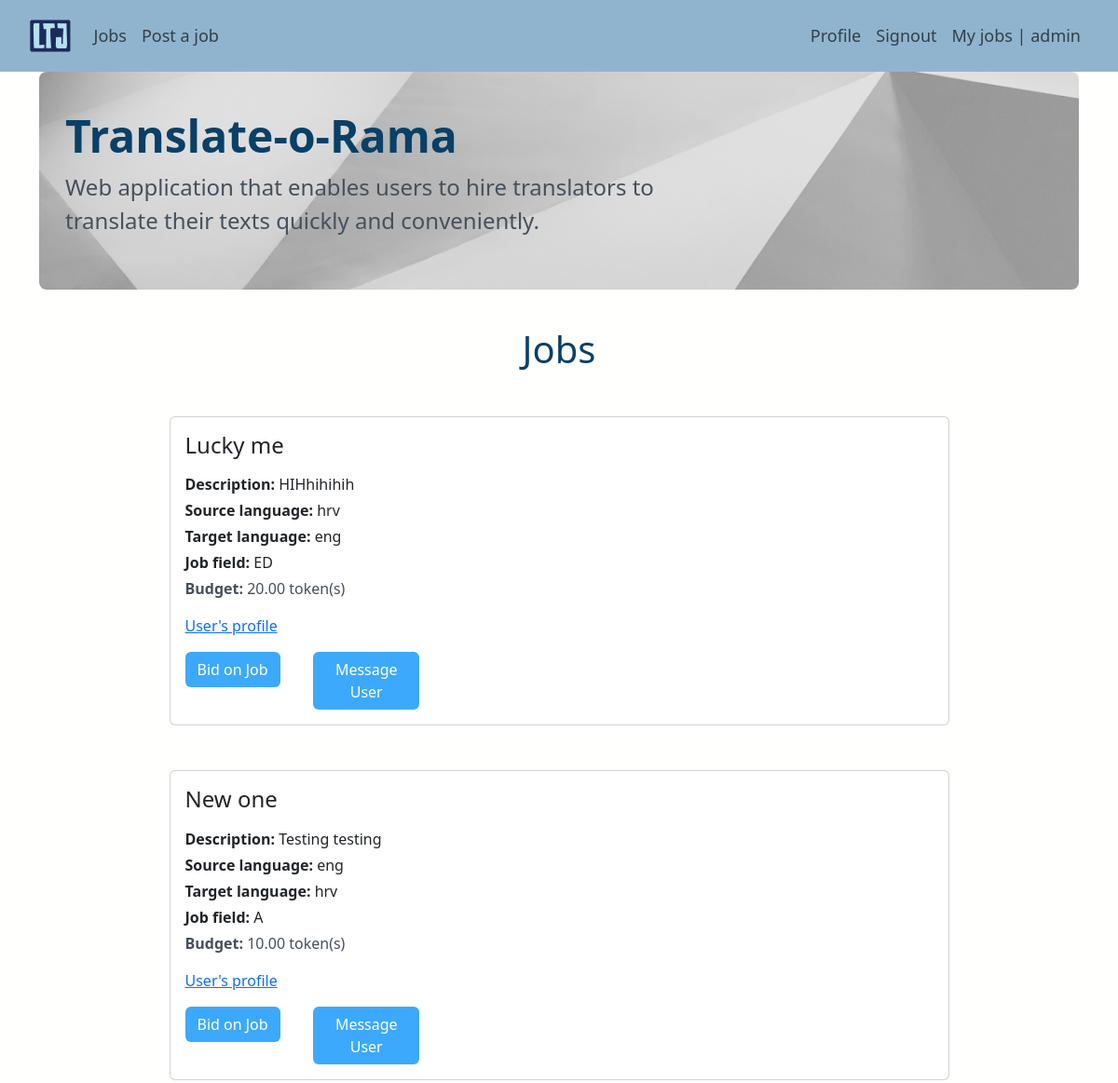
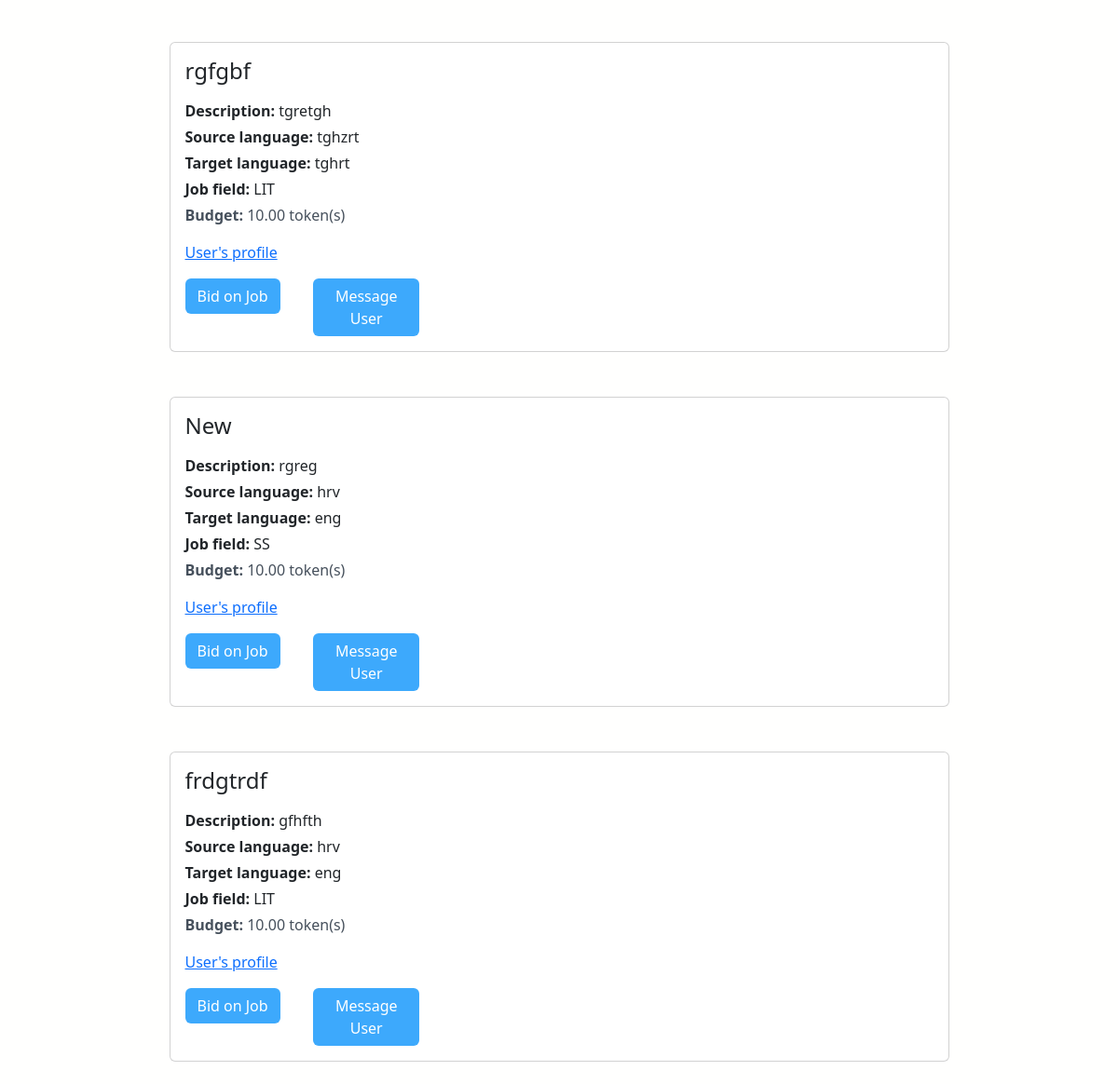
The app's page /jobs (signed in) with its own data (2 pictures, top to bottom).
### app/models.py (models this page shows, shortened)
class Job(models.Model):
    user = models.ForeignKey(User, on_delete=models.CASCADE)
    title = models.TextField(blank=False, unique=True)
    description = models.TextField(blank=False)
    source_language = models.TextField(blank=False)
    target_language = models.TextField(blank=False)
    job_field = models.CharField(
        max_length=4,
        choices=JobField.JOB_CHOICES,
        default=JobField.LITERATURE,
    )
    budget = models.DecimalField(max_digits=10, decimal_places=2, default=0.0)
    text = models.TextField(blank=False)
    is_assigned = models.BooleanField(default=False)
    is_completed = models.BooleanField(default=False)

### app/views.py (the view)
# urls.py: path("jobs", views.jobs, name="jobs"),
def jobs(request):
    user = request.user
    jobs = Job.objects.all().filter(~Q(user=user), Q(is_assigned=False))
    context = {
        "user": user,
        "jobs": jobs,
    }
    return render(request, "app/jobs.html", context)

### app/templates/app/jobs.html
{% extends 'app/base.html' %}
{% block content %}
    <h1 class="text-center mb-5 mt-3">Jobs</h1>
    <div class="mb-4">
        {% for job in jobs %}
          {% include 'includes/unassigned_jobs.html' with job=job %}
        {% empty %}
          <div class="row">
            No jobs posted.
          </div>
        {% endfor %}
      </div>
{% endblock content %}

### app/templates/app/base.html (shortened to what this page needs)
<!DOCTYPE html>
{% load static %}
<html>
  <head>
    <link href="https://cdn.jsdelivr.net/npm/bootstrap@5.3.0-alpha1/dist/css/bootstrap.min.css" rel="stylesheet">
    <link rel="stylesheet" href="{% static 'app/css/base.css' %}">
  </head>
  <body>
    <nav class="navbar navbar-expand-lg">
        <div class="container-fluid  p-2 ms-4 me-4">
            <a class="navbar-brand" href="{% url 'home_path' %}"><img class="logo" src="../../static/app/images/p-logo.webp"></a>
            <div class="collapse navbar-collapse" id="navbarText">
              {% if user.is_authenticated %}
                <ul class="navbar-nav me-auto mb-2 mb-lg-0">
                    <li class="nav-item">
                    <a class="nav-link" aria-current="page" href="{% url 'app:jobs' %}">Jobs</a>
                    </li>
                    <li class="nav-item">
                    <a class="nav-link" href="{% url 'app:post_job' %}">Post a job</a>
                    </li>
                </ul>
                <ul class="navbar-nav ms-auto mb-2 mb-lg-0">
                    <li class="nav-item">
                      <a class="nav-link" href="{% url 'app:profile' %}">Profile</a>
                    </li>
                    <li class="nav-item">
                      <a class="nav-link" href="{% url 'logout' %}"> Signout</a>
                    </li>
                    <li class="nav-item">
                      <a class="nav-link" href="{% url 'app:dashboard' %}"> My jobs | {{user.username}}</a>
                    </li>
              {% endif %}
            </ul>
          </div>
        </div>
    </nav>
    <div class="content container">
      <div class="row">
        <div class="col-md-12">
            <div class="p-3 mb-4 rounded-3  jumbotron-container">
                <div class="container-fluid py-4">
                    <h1 class="display-5 fw-bold">Translate-o-Rama</h1>
                    <p class="col-md-8 fs-4">Web application that enables users to hire translators to translate their texts quickly and conveniently.</p>
                </div>
            </div>
        </div>
      </div>
      <div class="row">
        <div class="col-md-12">
          {% block content %}
          {% endblock %}
        </div>
      </div>
    </div>
  </body>
</html>

### app/templates/includes/unassigned_jobs.html (shortened to what this page needs)
  <div class="card mt-5 w-75 mx-auto">
    <div class="card-body ">
        <h4 class="card-title">{{ job.title }}</h4>
        <div class="card-subtitle mt-3"><b>Description:</b> {{ job.description }}</div>
        <div class="card-text mt-1"><b>Source language:</b>  {{ job.source_language }}</div>
        <div class="card-text mt-1"><b>Target language:</b>  {{ job.target_language }}</div>
        <div class="card-text mt-1"><b>Job field:</b>  {{ job.job_field }}</div>
        <p class="card-text mt-1"><b>Budget:</b>  {{ job.budget }} token(s)</p>
        <p class="card-text mt-1"><a href="#">User's profile</a></p>
        <div class="row">
            <form action="{% url 'app:jobs_bid' %}" method="POST" class="col-2">
                <button type="submit" class="btn custom-btn">Bid on Job</button>
            </form>
            <form action="{% url 'app:message_user' job.id %}" method="POST" class="col-2">
                <button type="submit" class="btn custom-btn">Message User</a>
            </form>
        </div>
    </div>
  </div>

### app/static/app/css/base.css (style rules this page uses)
body { background-color: #fffffe; }
h1 { color: #094067; }
p { color: #46505C; }
nav { background-color: #90b4ce; color: #2A3139; }
.nav-link { font-size: 18px !important; }
.jumbotron-container { background-image: url("../images/background2.jpg"); background-size: cover; }
.custom-btn { background-color: #3da9fc; color: #fffffe; }
.logo { max-height: 35px; }

### records on screen
Job: title "Lucky me", description "HIHhihihih", source_language "hrv", target_language "eng", job_field "ED", budget "20.00"
Job: title "New one", description "Testing testing", source_language "eng", target_language "hrv", job_field "A", budget "10.00"
Job: title "rgfgbf", description "tgretgh", source_language "tghzrt", target_language "tghrt", job_field "LIT", budget "10.00"
Job: title "New", description "rgreg", source_language "hrv", target_language "eng", job_field "SS", budget "10.00"
Job: title "frdgtrdf", description "gfhfth", source_language "hrv", target_language "eng", job_field "LIT", budget "10.00"

### other values on screen
{{ user.username }} "admin"
